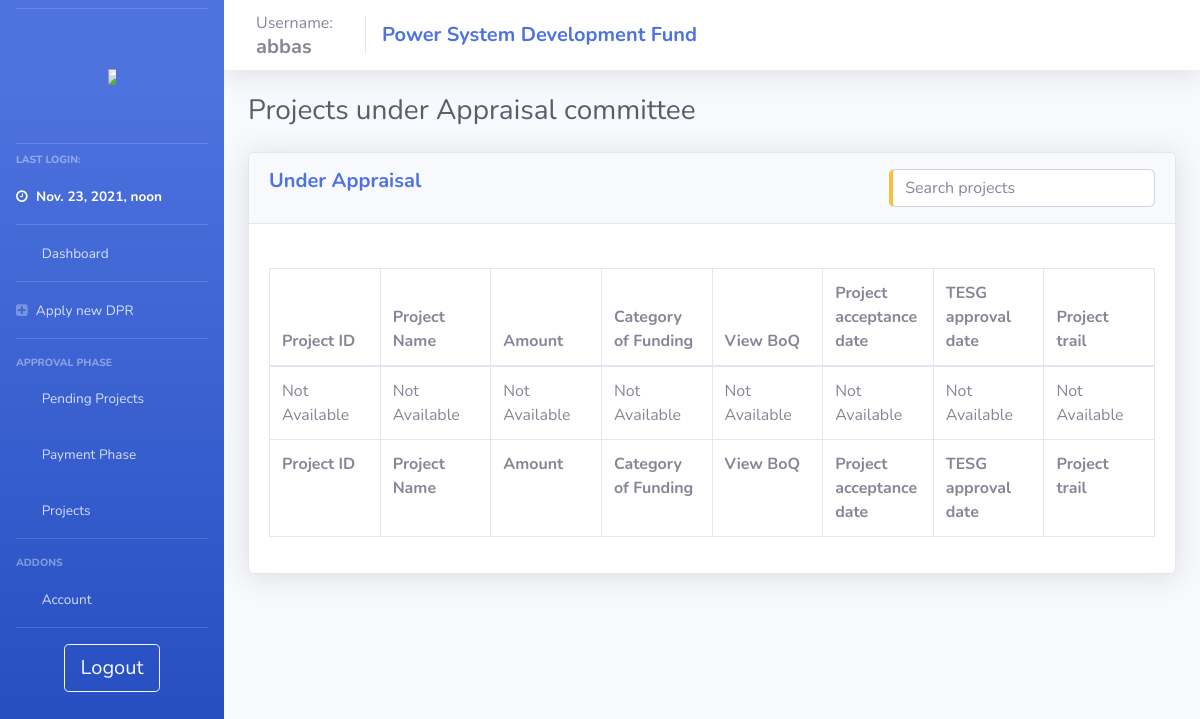
Before: /user_appraisal_projects/ (signed in) with the older database file.
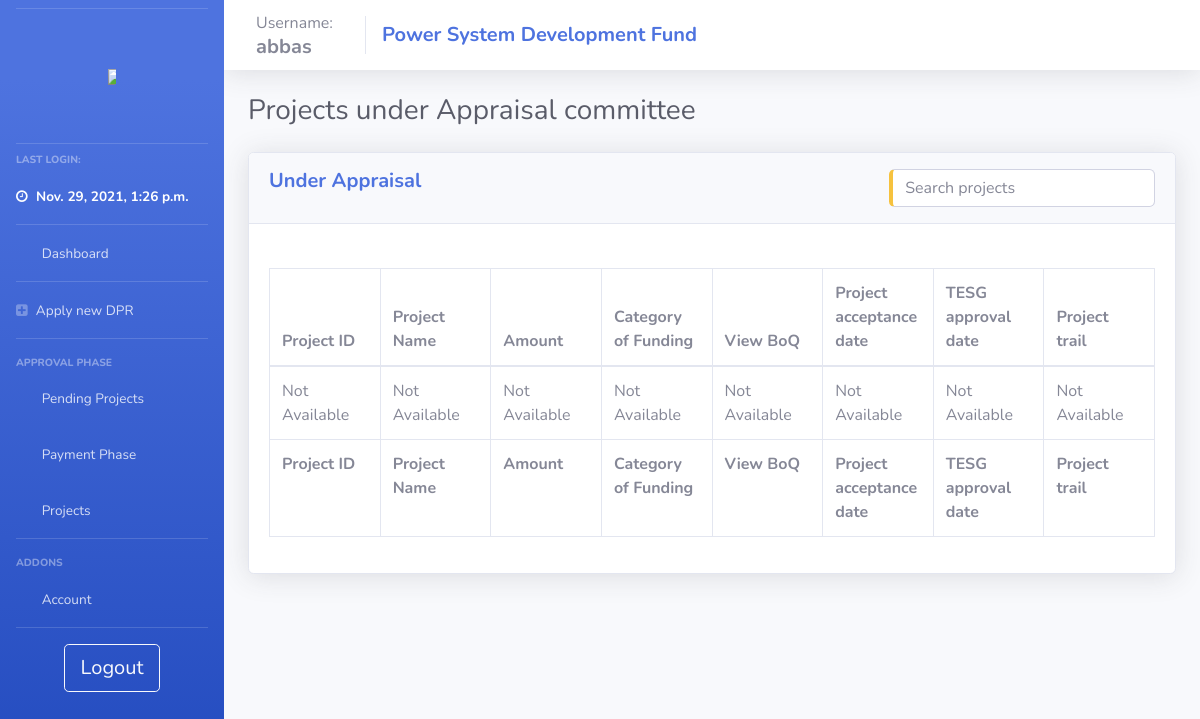
After: the same page with the newer database file.
### psdf_main/models.py (models this page shows)
class users(models.Model):
    username = models.CharField(max_length=200, null = False, unique = True)
    password = models.CharField(max_length=200, null = True)
    nodal = models.CharField(max_length=200, null = True)
    region = models.CharField(max_length=20, null = True)
    email = models.TextField(max_length=50, null=True)
    utilname = models.CharField(max_length=400, null = True)
    contact = models.CharField(max_length=10, null = True)
    address = models.CharField(max_length=500, null = True)
    reqdate = models.DateField(auto_now_add=True,null = True)
    aprdate = models.DateField( null = True)
    lastlogin = models.DateTimeField(null = True)
    admin = models.BooleanField(default=False)
    auditor = models.BooleanField(default=False)
    active = models.BooleanField(default=False)
    activate = models.BooleanField(default=False)
    notification = models.TextField(null=True)
    tpd = models.TextField(null=True)

### psdf_main/user_appraisal_projects.py (the view)
# urls.py: path('user_appraisal_projects/', views.user_appraisal_projects, name="user_appraisal_projects"),
def user_appraisal_projects(request):
    if useronline(request):
        context = full_user_context(request)
        workflow = {}
        workflow_list = []
        for proj in context['appraisal_projects']:
            workflow['id'] = proj.id
            workflow['events'] = proj.workflow.split(']*[')[1:]
            workflow_list.append(workflow)
        context['workflow_list'] = workflow_list
        return render(request, 'psdf_main/_user_appraisal_projects.html', context)
    else:
        return oops(request)

### psdf_main/helpers.py (called while the page is built)
def useronline(request):
    if (request.session.has_key('user')):
        return True
    else:
        return False

### psdf_main/templates/psdf_main/_user_appraisal_projects.html (shortened to what this page needs)
{% extends 'psdf_main/includes/layout.html'%} {% load static %} {% block body %}
<div class="d-sm-flex align-items-center justify-content-between mb-4">
    <h1 class="h3 mb-0 text-gray-800">Projects under Appraisal committee</h1>
</div>
<div class="row">
    <div class="col-lg-12">
        <div class="card shadow mb-4">
            <div class="card-header py-3">
                <h5 class="m-0 font-weight-bold text-primary">Under Appraisal
                    <input type="text" id="temp_proj_search" class="form-control input-text pull-right border-left-warning" onkeyup="get_temp_proj('temp_proj_search','dataTable')" placeholder="Search projects" title="Search" style="margin:auto; width: 30%;">
                </h5>
            </div>
            <div class="card-body">
                <br>
                <div class="table-responsive">
                    <table class="table table-bordered table-hover" id="dataTable" width="100%" cellspacing="0" style="table-layout: fixed;
                    width: 100%;">
                        <thead>
                            <tr>
                                <th>Project ID</th>
                                <th>Project Name</th>
                                <th>Amount</th>
                                <th>Category of Funding</th>
                                <th>View BoQ</th>
                                <th>Project acceptance date</th>
                                <th>TESG approval date</th>
                                <th>Project trail</th>
                            </tr>
                        </thead>
                        <tfoot>
                            <tr>
                                <th>Project ID</th>
                                <th>Project Name</th>
                                <th>Amount</th>
                                <th>Category of Funding</th>
                                <th>View BoQ</th>
                                <th>Project acceptance date</th>
                                <th>TESG approval date</th>
                                <th>Project trail</th>
                            </tr>
                        </tfoot>
                        <tbody>
                            {% if not appraisal_projects %}
                            <tr>
                                <td>Not Available</td>
                                <td>Not Available</td>
                                <td>Not Available</td>
                                <td>Not Available</td>
                                <td>Not Available</td>
                                <td>Not Available</td>
                                <td>Not Available</td>
                                <td>Not Available</td>
                            </tr>
                            {% endif %}
                        </tbody>
                    </table>
                </div>
            </div>
        </div>
    </div>
</div>
{% endblock %}

### psdf_main/templates/psdf_main/includes/layout.html (shortened to what this page needs)
{% load static %}
<!DOCTYPE html>
<html>
<head>
    <link rel="stylesheet" href="{% static '/css/base.css' %}" type="text/css">
    <link href="{% static 'css/sb-admin-2.min.css' %}" rel="stylesheet" type="text/css">
    <link href="{% static 'vendor1/fontawesome-free/css/all.css' %}" rel="stylesheet" type="text/css">
    <link rel="stylesheet" href="https://cdnjs.cloudflare.com/ajax/libs/font-awesome/4.7.0/css/font-awesome.min.css">
</head>
<body id="page-top">
    <div id="wrapper">
        {% include 'psdf_main/includes/_navbar.html'%}
        <div id="content-wrapper" class="d-flex flex-column">
            <nav class="navbar navbar-expand navbar-light bg-white topbar mb-4 static-top shadow">
                <div class="sidebar-brand-text mx-3">Username:
                    <h5 class="m-0 font-weight-bold">{{user.username}}</h5>
                </div>
                <div class="navbar-brand">
                    <h5 class="m-0 font-weight-bold text-primary">Power System Development Fund</h5>
                </div>
            </nav>
            <div id="content">
                <div class="container-fluid">
                    {% block body %} {% endblock %}
                </div>
            </div>
        </div>
    </div>
</body>
</html>

### psdf_main/templates/psdf_main/includes/_navbar.html (shortened to what this page needs)
{% load static %}
<ul class="navbar-nav bg-gradient-primary sidebar sidebar-dark accordion" id="accordionSidebar">
    <hr class="sidebar-divider my-2"><br>
    <a class="sidebar-brand d-flex align-items-center justify-content-center" href="{% url ''%}">
        <div class="">
            <img src="{% static 'images/posocologo.png' %}" style="max-width:50%; max-height:50%;">
        </div>
    </a>
    <br>
    <hr class="sidebar-divider my-2">
    <div class="sidebar-heading">
        Last Login:
    </div>
    <li class="nav-item active">
        <a class="nav-link" href="/">
            <i class="fa fa-clock-o"></i>
            <span>{{user.lastlogin}}</span></a>
    </li>
    <hr class="sidebar-divider my-0">
    <li class="nav-item">
        <a class="nav-link" href="{% url '' %}">
            <i class="fas fa-fw fa-tachometer-alt"></i>
            <span>Dashboard</span></a>
    </li>
    <hr class="sidebar-divider my-0">
    <li class="nav-item">
        <a class="nav-link" href="{% url 'newdpr' %}">
            <i class="fa fa-plus-square"></i>
            <span>Apply new DPR</span></a>
    </li>
    <hr class="sidebar-divider">
    <div class="sidebar-heading">
        Approval Phase
    </div>
    <li class="nav-item">
        <a class="nav-link collapsed" href="#" data-toggle="collapse" data-target="#collapseTwo" aria-expanded="true" aria-controls="collapseTwo">
            <i class="fas fa-fw fa-cog"></i>
            <span>Pending Projects</span>
        </a>
    </li>
    <li class="nav-item">
        <a class="nav-link collapsed" href="#" data-toggle="collapse" data-target="#collapseThree" aria-expanded="true" aria-controls="collapseThree">
            <i class="fas fa-fw fa-bank"></i>
            <span>Payment Phase</span>
        </a>
    </li>
    <li class="nav-item">
        <a class="nav-link collapsed" href="#" data-toggle="collapse" data-target="#collapseUtilities" aria-expanded="true" aria-controls="collapseUtilities">
            <i class="fas fa-fw fa-wrench"></i>
            <span>Projects</span>
        </a>
    </li>
    <hr class="sidebar-divider">
    <div class="sidebar-heading">
        Addons
    </div>
    <li class="nav-item">
        <a class="nav-link collapsed" href="#" data-toggle="collapse" data-target="#collapsePages" aria-expanded="true" aria-controls="collapsePages">
            <i class="fas fa-fw fa-folder"></i>
            <span>Account</span>
        </a>
    </li>
    <hr class="sidebar-divider d-none d-md-block">
    <div class="text-center d-none d-md-inline">
        <a class="btn btn-lg btn-outline-light btn-wrap-text" href="{% url 'logout' %}"> Logout</a>
    </div>
</ul>

Changed rows visible on the page:
changed users "abbas": lastlogin "Nov. 23, 2021, noon" → "Nov. 29, 2021, 1:26 p.m."
